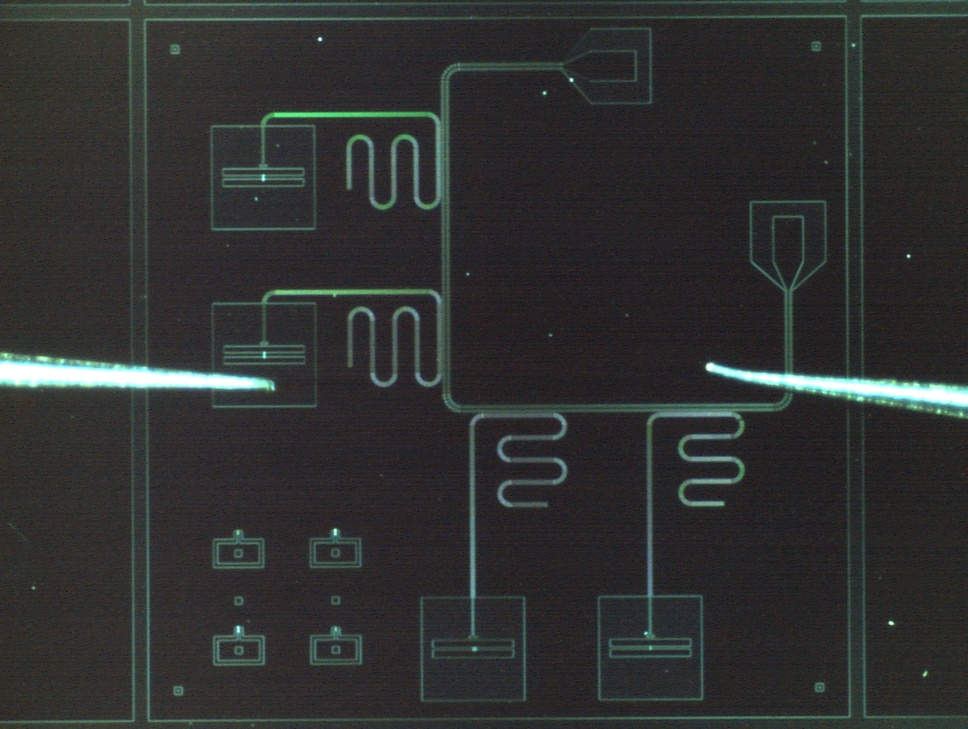
#> input picture images/20250117174320.jpg, 968 x 729 px, shrunk from 1360 x 1024 before the run
$ jupyter execute --allow-errors read.ipynb
#> lines starting #> are read from the running program, lines starting #| are printed output that depends on the picture; after the words box and inside, x2 and y2 are one past the last pixel; in counts of white or black regions, pixels touching at a corner belong together
[cell 1]
import cv2
import numpy as np
from IPython import display
from matplotlib import pyplot as plt

def imshow(img, format=".jpg", **kwargs):
    """ndarray 配列をインラインで Notebook 上に表示する。"""
    img = cv2.imencode(format, img)[1]
    img = display.Image(img, **kwargs)
    display.display(img)

# file_name='images/20250117134627.jpg' # Tc sample
# threshold = 30
# canny_threshold = 50

file_name='images/20250117174320.jpg' # Qubit
threshold = 60
canny_threshold = 100

img=cv2.imread(file_name)
#> img is the input picture: shape (729, 968, 3); mean B, G, R 48.2, 48.9, 47.4
gray=cv2.cvtColor(img, cv2.COLOR_BGR2GRAY)
# gray_blur=cv2.blur(gray,(1,1))

h,w=gray.shape[:2]
#二値化処理
thresh, gray_thresh = cv2.threshold(gray, threshold, 255, cv2.THRESH_BINARY)
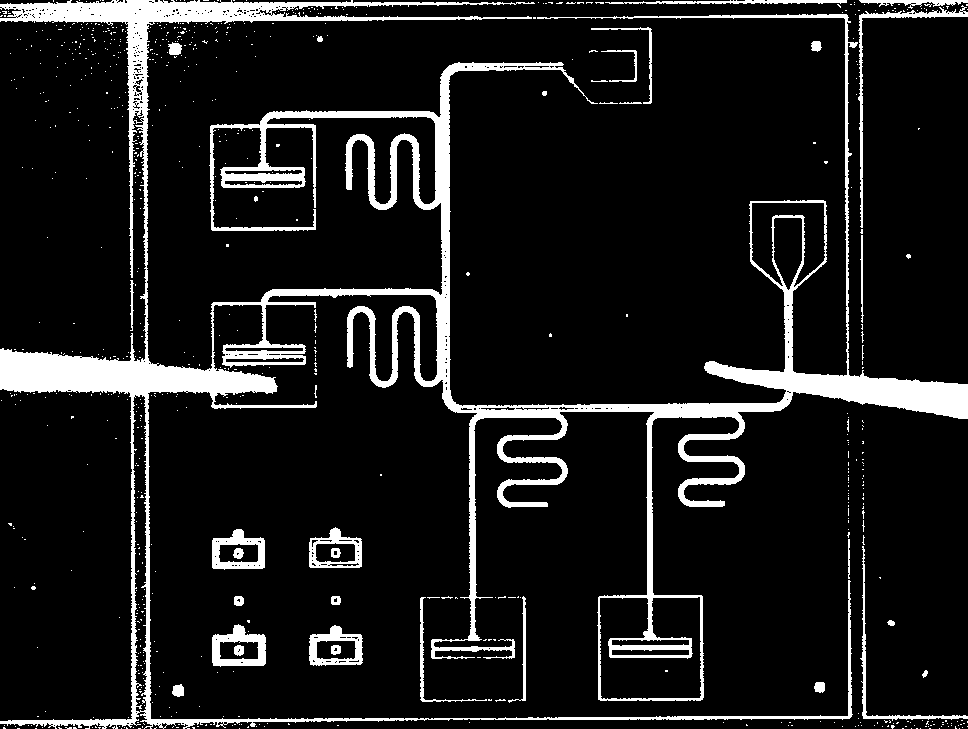
#> gray_thresh: shape (729, 968); 10.6% white; 746 white regions (711 under 20 px), largest, box (x1, y1, x2, y2) and area: (0, 0, 968, 729) 63022, (858, 5, 968, 228) 1169, (212, 624, 266, 667) 1156
#> thresh = 60
#> (the rest of this cell did not finish here and is left out)


[cell 2]
# エッジ検出
edges = cv2.Canny(gray_thresh, canny_threshold, 150)
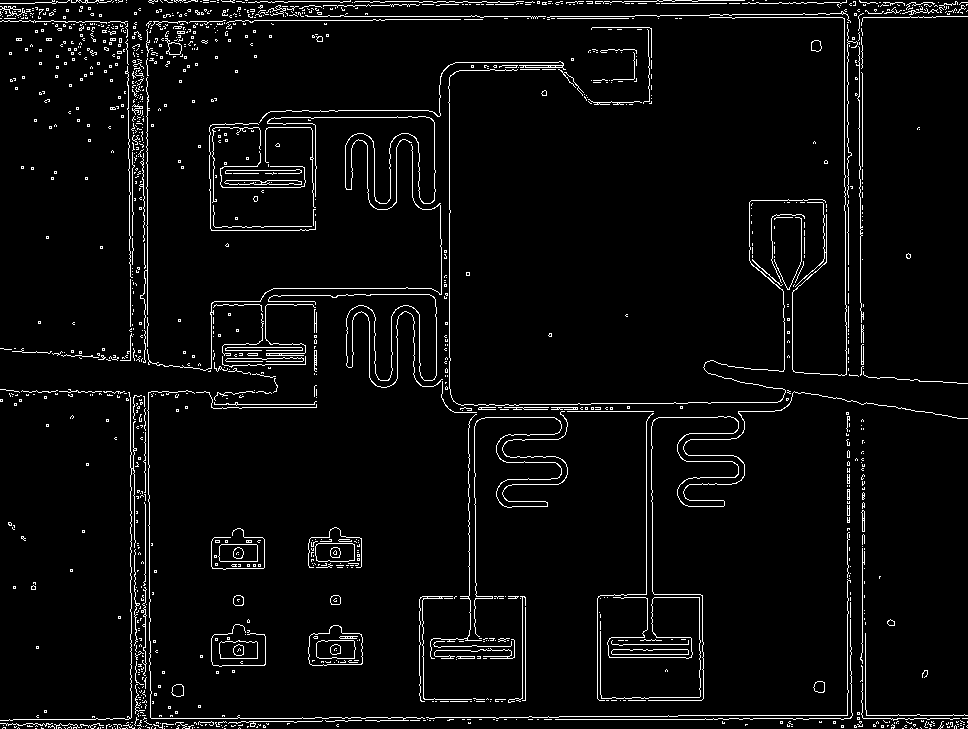
#> edges: shape (729, 968); 4.2% white in thin lines or dots
#> (the rest of this cell did not finish here and is left out)


[cell 3]
# モルフォロジー変換でエッジを連結
kernel = np.ones((5, 5), np.uint8)
connected_edges = cv2.dilate(edges, kernel, iterations=1)
#> connected_edges: shape (729, 968); 19.6% white; 111 white regions, largest, box (x1, y1, x2, y2) and area: (0, 0, 968, 729) 121773, (209, 617, 268, 676) 1911, (306, 525, 364, 570) 1884
connected_edges = cv2.erode(connected_edges, kernel, iterations=1)
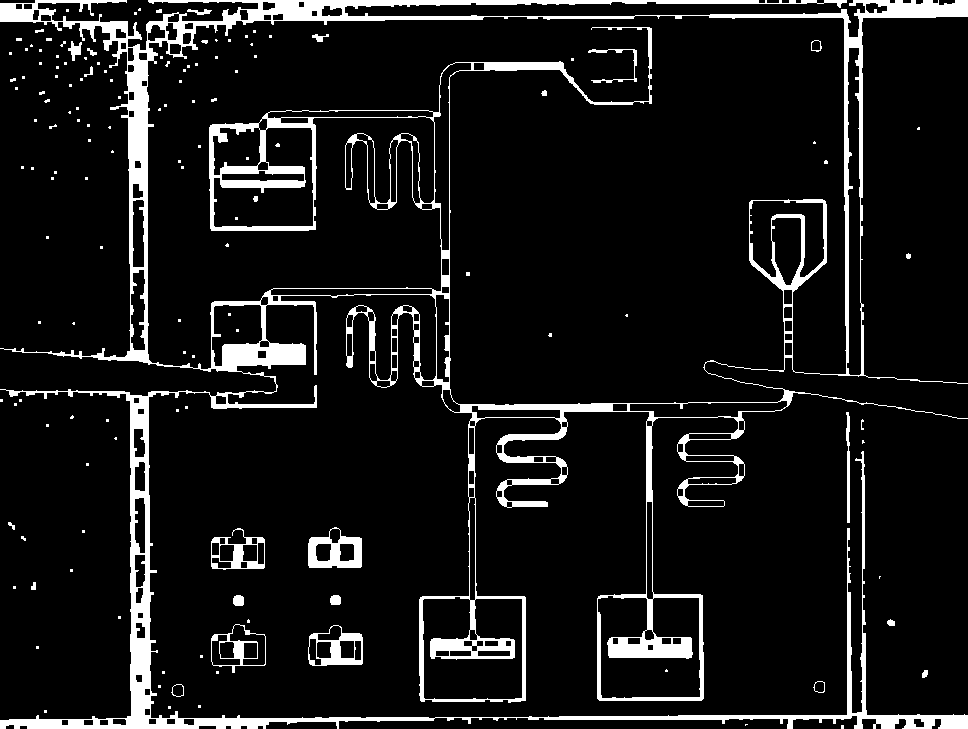
#> connected_edges: shape (729, 968); 9.1% white; 140 white regions (113 under 20 px), largest, box (x1, y1, x2, y2) and area: (0, 0, 968, 729) 58256, (308, 527, 362, 568) 1176, (308, 625, 363, 666) 903
#> (the rest of this cell did not finish here and is left out)


[cell 4]
lines = cv2.HoughLinesP(connected_edges,
                        rho=1,
                        theta=np.pi/360,
                        threshold=80,
                        minLineLength=40,
                        maxLineGap=5)
#> lines = 292 rows, first 6: [148, 0, 758, 0], [106, 718, 434, 718], [528, 719, 728, 719], [283, 18, 600, 16], [528, 718, 920, 715], [148, 1, 758, 1]
print( f"Found {len(lines)} Hough lines")
#| Found 292 Hough lines

import copy
img_copy = copy.copy(img)
for line in lines:
    x1, y1, x2, y2 = line[0]

    # 赤線を引く
    cv2.line(img_copy, (x1,y1), (x2,y2), (0,0,255), 3)
#> this loop made 292 passes
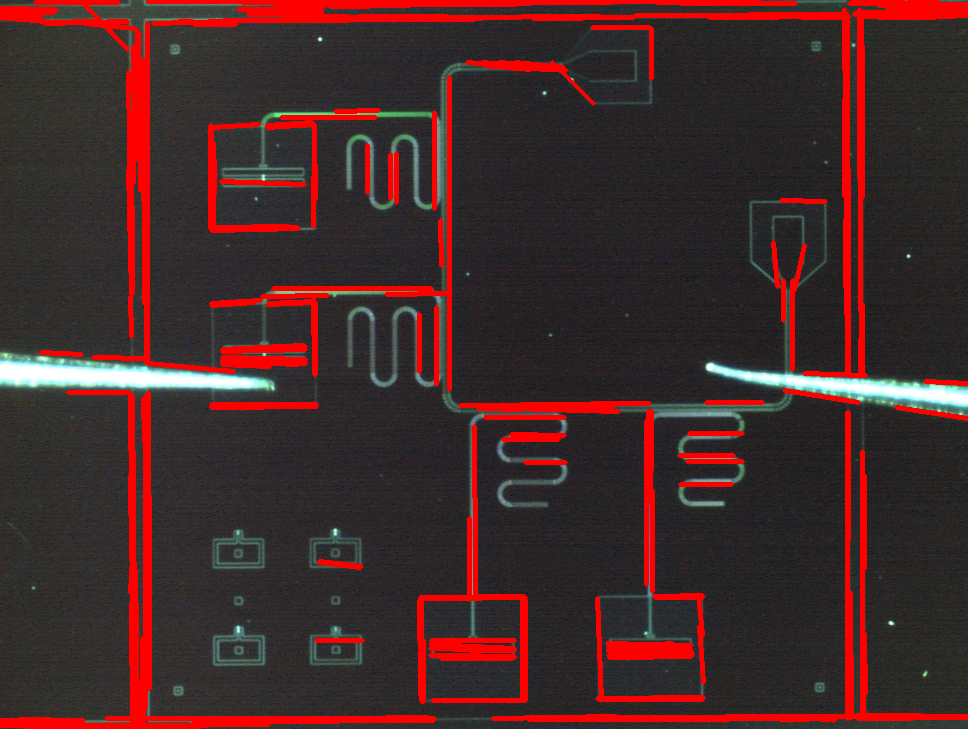
#> img_copy: shape (729, 968, 3); 10.58% of pixels changed, all inside (x1, y1, x2, y2) = (0, 0, 968, 729)

#> (the rest of this cell did not finish here and is left out)


[cell 5]
# 線分をマージ
def merge_lines(lines, slope_threshold=0.1, intercept_threshold=50):
#> called with lines = array of shape (292, 1, 4), slope_threshold = 0.1, intercept_threshold = 50
    def calculate_slope_intercept(x1, y1, x2, y2):
        # 傾きと切片を計算
        if x2 - x1 == 0:  # 垂直線の場合
            return float('inf'), x1
        slope = (y2 - y1) / (x2 - x1)
        intercept = y1 - slope * x1
        return slope, intercept

    def distance(x1, y1, x2, y2):
        return np.sqrt((x1 - x2)**2 + (y1 - y2)**2)

    def are_endpoints_close(lineA, lineB, threshold = 10):
        x1, y1, x2, y2 = lineA[0]
        x3, y3, x4, y4 = lineB[0]
        dist = min([distance(x1, y1, x3, y3), distance(x1, y1, x4, y4), distance(x2, y2, x3, y3), distance(x2, y2, x4, y4)])
        if dist < threshold:
            return True
        return False

    merged_lines = []
    used = [False] * len(lines)
#> used = 292 items, first 6: False, False, False, False, False, False

    for i, line1 in enumerate(lines):
        if used[i]:
            continue

        x1, y1, x2, y2 = line1[0]
        slope1, intercept1 = calculate_slope_intercept(x1, y1, x2, y2)
        current_group = [(x1, y1, x2, y2)]

        for j, line2 in enumerate(lines):
            if i == j or used[j]:
                continue

            x3, y3, x4, y4 = line2[0]
            slope2, intercept2 = calculate_slope_intercept(x3, y3, x4, y4)

            # 傾きと切片が近ければ同じ直線と判定
            # if abs(slope1 - slope2) < slope_threshold and abs(intercept1 - intercept2) < intercept_threshold:
            if abs(slope1 - slope2) < slope_threshold:
                if are_endpoints_close(line1, line2):
                    current_group.append((x3, y3, x4, y4))
                    used[j] = True

        # グループ化した線分を1本にマージ
        x_coords = [x1 for x1, y1, x2, y2 in current_group] + [x2 for x1, y1, x2, y2 in current_group]
        y_coords = [y1 for x1, y1, x2, y2 in current_group] + [y2 for x1, y1, x2, y2 in current_group]
        xmin_index = x_coords.index(min(x_coords))
        xmax_index = x_coords.index(max(x_coords))
        merged_lines.append([(x_coords[xmin_index], y_coords[xmin_index],x_coords[xmax_index], y_coords[xmax_index])])
#> this loop made 292 passes

    return merged_lines

# マージされた直線の取得
merged_lines = merge_lines(lines)

img_copy = copy.copy(img)
for line in merged_lines:
    x1, y1, x2, y2 = line[0]

    # 赤線を引く
    cv2.line(img_copy, (x1,y1), (x2,y2), (0,0,255), 3)
#> this loop made 183 passes
#> line on passes 1 to 3: [(148, 0, 758, 0)], [(106, 718, 434, 718)], [(528, 719, 920, 715)]
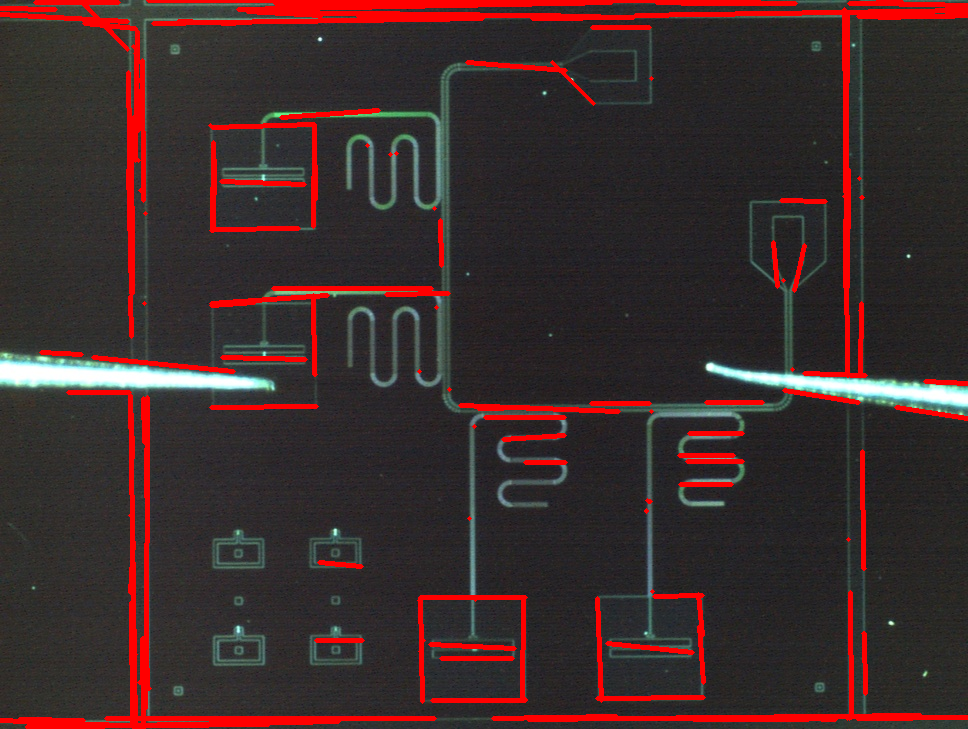
#> img_copy: shape (729, 968, 3); 7.23% of pixels changed, all inside (x1, y1, x2, y2) = (0, 0, 968, 729)

#> (the rest of this cell did not finish here and is left out)

[cell 6]
#輪郭抽出
# contours, hierarchy = cv2.findContours(gray_thresh, cv2.RETR_EXTERNAL, cv2.CHAIN_APPROX_SIMPLE)
contours, hierarchy = cv2.findContours(connected_edges, cv2.RETR_TREE, cv2.CHAIN_APPROX_SIMPLE)
print(len(contours))
#| 311

$ run again, with images/20250117134627.jpg copied over images/20250117174320.jpg
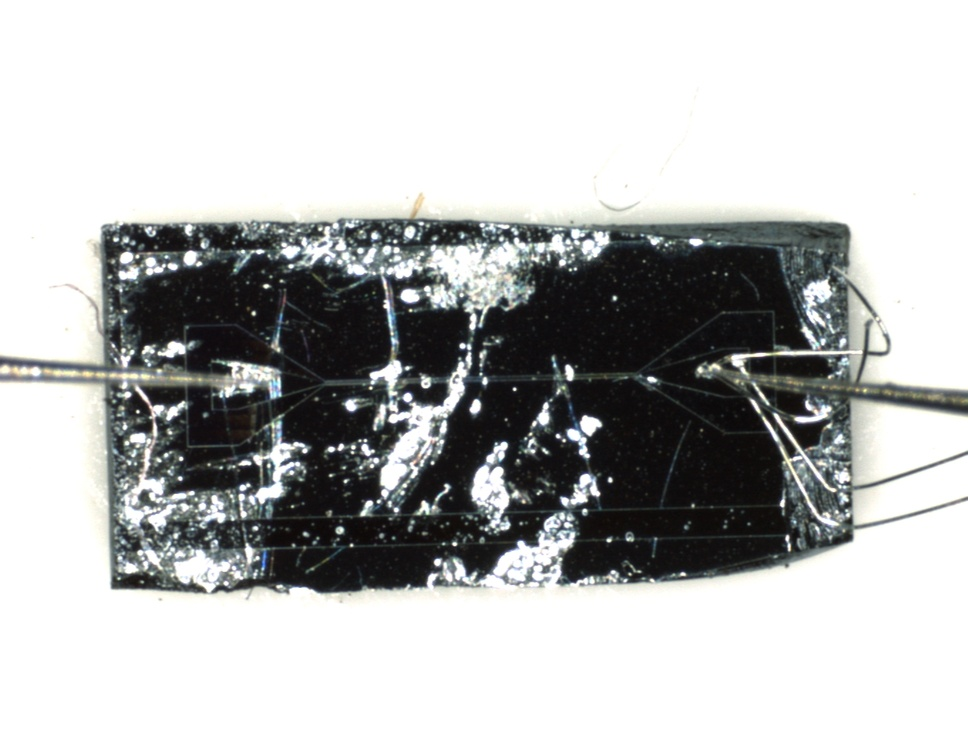
#> input picture images/20250117134627.jpg, 968 x 729 px, shrunk from 1360 x 1024 before the run
#> img is the input picture: shape (729, 968, 3); mean B, G, R 183, 183.4, 182.2
#> `thresh, gray_thresh = cv2.threshold(gray, threshold, 255, cv2.THRESH_B..`:
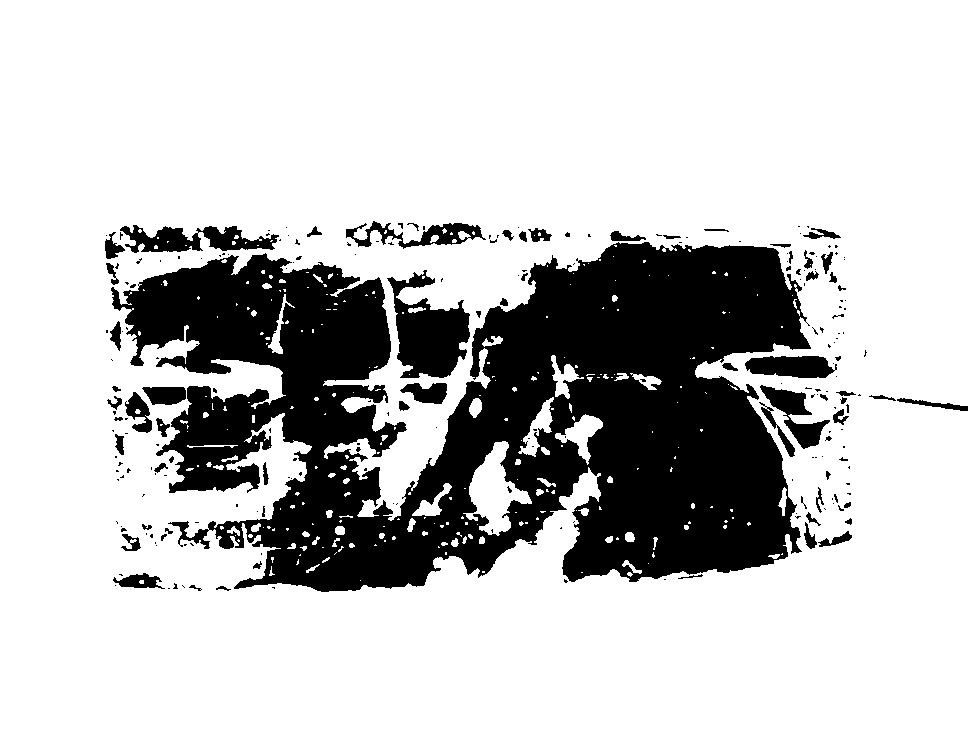
#> gray_thresh: shape (729, 968); 76.6% white; 233 black regions (164 under 20 px), largest, box (x1, y1, x2, y2) and area: (111, 242, 811, 592) 145027, (387, 270, 470, 378) 4993, (120, 225, 279, 253) 2387
#> thresh = 60
#> edges: shape (729, 968); 2.3% white in thin lines or dots, all inside (x1, y1, x2, y2) = (104, 221, 968, 592)
#> lines = 23 rows, first 6: [869, 397, 967, 407], [370, 241, 420, 241], [868, 396, 967, 405], [228, 249, 273, 248], [370, 242, 420, 242], [898, 401, 964, 407]
#| Found 23 Hough lines
#> the loop `for line in lines:` made 23 passes
#> used = [False, False, False, False, False, False, False, False, False, False, False, False, False, False, False, False, False, False, False, False, False, False, False]
#> the loop in merge_lines, `for i, line1 in enumerate(lines):` made 23 passes
#> line1 on passes 3, 5, 6, 9, 10, 11, 12, 13: [[868, 396, 967, 405]], [[370, 242, 420, 242]], [[898, 401, 964, 407]], [[614, 373, 654, 376]], [[412, 244, 461, 243]], [[576, 378, 637, 377]], [[226, 530, 274, 528]], [[206, 530, 270, 526]]
#> the loop `for line in merged_lines:` made 16 passes
#> line on passes 1 to 8: [(868, 396, 967, 407)], [(370, 241, 461, 243)], [(228, 249, 273, 248)], [(465, 236, 512, 236)], [(144, 386, 189, 386)], [(614, 373, 654, 376)], [(576, 378, 642, 374)], [(206, 530, 274, 528)]
#> after the loop `for line in merged_lines:`:
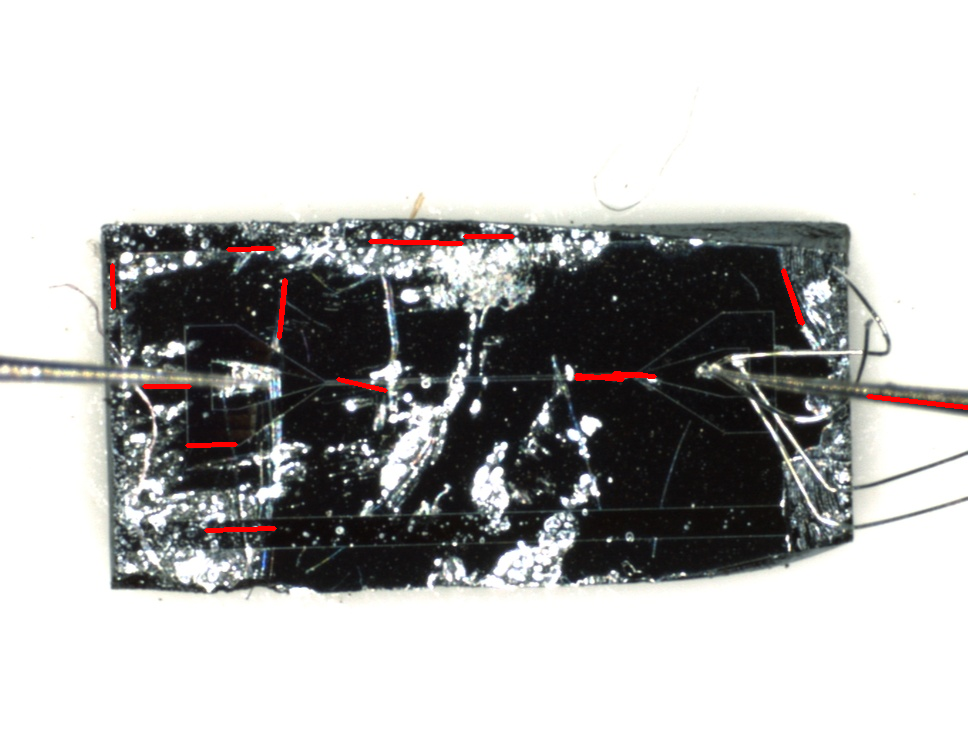
#> img_copy: shape (729, 968, 3); 0.56% of pixels changed, all inside (x1, y1, x2, y2) = (110, 234, 968, 533)
#| 273
